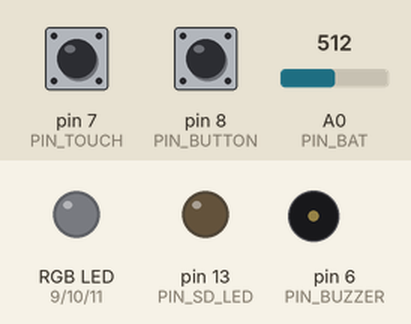
Recording of a sketch running on a simulated Arduino Uno, built with avr-gcc and run on an emulated ATmega328P. Parts: an RGB LED mixed from three pins (HIGH = lit), output pins drawn as LEDs (lit = HIGH), buzzer (waves = sounding). Dashed ring = blinking. Inputs (shaded band) come from the test bench; at power-on: pin 8 (PIN_BUTTON) LOW, pin 7 (PIN_TOUCH) LOW, A0 (PIN_BAT) = 512. What the sketch prints to the serial monitor is not drawn.

Above: at 1.7 s.
1.8 s: pin 8 (PIN_BUTTON) pulled HIGH for 0.15 s
At 2.12 s:
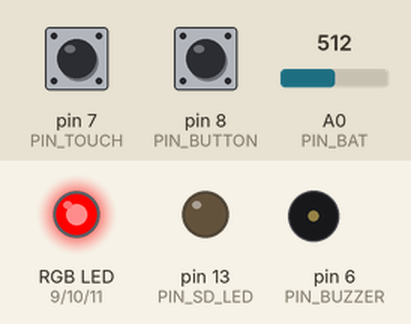
4.8 s: pin 8 (PIN_BUTTON) pulled HIGH for 1 s
At 6.15 s:
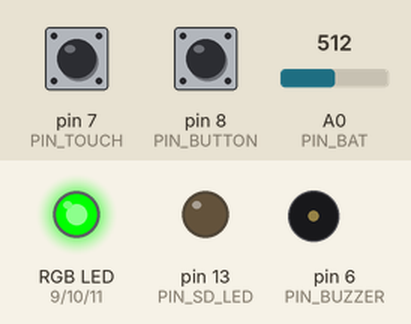
8.8 s: pin 7 (PIN_TOUCH) pulled HIGH for 3.2 s
At 10.9 s:
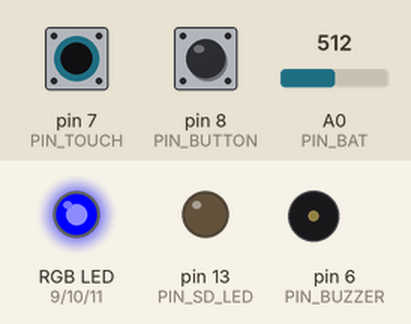
13.5 s: pin 8 (PIN_BUTTON) pulled HIGH for 0.15 s
At 13.87 s:
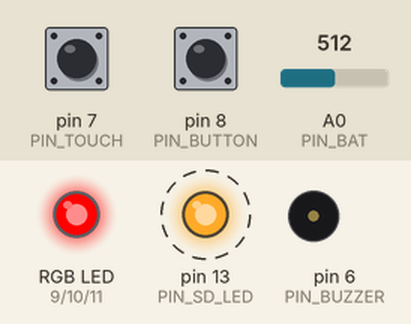
16.5 s: pin 8 (PIN_BUTTON) pulled HIGH for 3.2 s
At 16.6 s:
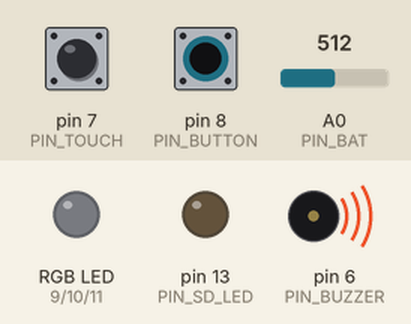
21.2 s: pin 7 (PIN_TOUCH) driven HIGH and pin 8 (PIN_BUTTON) driven HIGH
At 21.31 s:
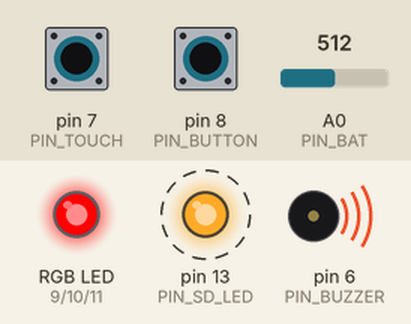
Timing chart, 0 to 25.2 s (numbered marks = the images above; inputs shaded):
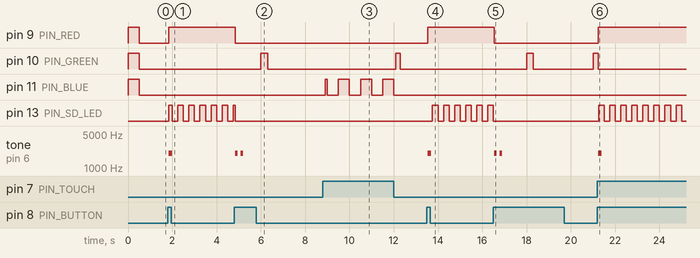

Measured:
- after the input at 1.8 s, pin 9 (PIN_RED): LOW → HIGH at once; pin 10 (PIN_GREEN): stays LOW (without the input it goes to HIGH after 1.2 s); pin 13 (PIN_SD_LED): LOW → HIGH at once, then repeats every 0.50 s: LOW 0.25 s, HIGH 0.25 s; tone on pin 6 (PIN_BUZZER): silent → 2000 Hz at once, → silent 0.15 s later
- after the input at 4.8 s, pin 9 (PIN_RED): HIGH → LOW at once; pin 10 (PIN_GREEN): LOW → HIGH after 1.2 s, → LOW 0.30 s later; tone on pin 6 (PIN_BUZZER): alternates 2000 Hz for 0.12 s and silent for 0.13 s, 4 changes in all, then stays silent, starting at once
- after the input at 8.8 s, pin 11 (PIN_BLUE): LOW → HIGH after 0.10 s, then repeats every 1.0 s: LOW 0.50 s, HIGH 0.50 s
- after the input at 13.5 s, pin 9 (PIN_RED): LOW → HIGH at once; pin 10 (PIN_GREEN): stays LOW (without the input it goes to HIGH after 1.5 s); pin 13 (PIN_SD_LED): alternates HIGH for 0.25 s and LOW for 0.25 s, starting after 0.25 s; tone on pin 6 (PIN_BUZZER): silent → 2000 Hz at once, → silent 0.15 s later
- after the input at 16.5 s, pin 9 (PIN_RED): HIGH → LOW at once; pin 10 (PIN_GREEN): LOW → HIGH after 1.5 s, → LOW 0.30 s later, → HIGH 2.7 s later; pin 13 (PIN_SD_LED): goes on until 16.5 s, then stays LOW; tone on pin 6 (PIN_BUZZER): alternates 2000 Hz for 0.12 s and silent for 0.13 s, 4 changes in all, then stays silent, starting at once
- after the input at 21.2 s, pin 9 (PIN_RED): LOW → HIGH at once; pin 13 (PIN_SD_LED): alternates HIGH for 0.25 s and LOW for 0.25 s, starting after 0.05 s; tone on pin 6 (PIN_BUZZER): silent → 2000 Hz at once, → silent 0.15 s later

The sketch:

mini_bodycam.ino
```cpp
/*
  미니 바디캠 (코딩어레이 키트 연습용)
  실제 바디캠 펌웨어와 같은 구조로 만들었습니다.

  [키트 모듈]           [바디캠에서 맡는 역할]
  버튼 D8              녹화 스위치 (누를 때마다 켜기/끄기)
  RGB LED D9 D10 D11   상태 LED
  부저 D6              진동모터 (짧게 1번 = 시작, 짧게 2번 = 종료)
  슬라이드 A0           배터리 전압 (밀면 배터리 잔량이 바뀜)
  터치 D7              USB 충전 연결 (손을 대고 있으면 충전 중)
  Red LED D13          SD카드 저장 중 표시

  [LED 색]
  초록 천천히 깜빡임 = 평상시 자체녹화
  빨강 켜짐          = 녹화 중
  파랑 깜빡임        = 충전 중
  빨강 빠른 깜빡임    = 배터리 부족
*/

// ---- 핀 번호 ----
const int PIN_BUTTON = 8;
const int PIN_TOUCH  = 7;
const int PIN_BUZZER = 6;
const int PIN_RED    = 9;    // 색이 다르게 나오면 이 세 줄의 숫자만 바꾸세요
const int PIN_GREEN  = 10;
const int PIN_BLUE   = 11;
const int PIN_SD_LED = 13;
const int PIN_BAT    = A0;

const int LOW_BATTERY = 15;  // % 이하이면 배터리 부족

// ---- 상태 ----
bool recording = false;
bool charging = false;
int batteryPct = 100;
unsigned long recStart = 0;

// ---------------------------------------------------------------- LED
void led(bool r, bool g, bool b) {
  digitalWrite(PIN_RED, r);
  digitalWrite(PIN_GREEN, g);
  digitalWrite(PIN_BLUE, b);
}

void updateLed() {
  unsigned long t = millis();
  if (recording) {
    led(1, 0, 0);                                   // 빨강 켜짐
  } else if (charging) {
    led(0, 0, (t / 500) % 2);                       // 파랑 깜빡임
  } else if (batteryPct <= LOW_BATTERY) {
    led((t / 150) % 2, 0, 0);                       // 빨강 빠른 깜빡임
  } else {
    led(0, (t % 3000) < 300, 0);                    // 초록 3초마다 잠깐
  }
  digitalWrite(PIN_SD_LED, recording && (t / 250) % 2);  // 녹화 중 SD 기록 표시
}

// ---------------------------------------------------------------- 부저 (진동모터 대신)
int beepPattern = 0;             // 1 = 짧게 1번, 2 = 짧게 2번
unsigned long beepStart = 0;

void beep(int pattern) { beepPattern = pattern; beepStart = millis(); }

void updateBeep() {
  unsigned long t = millis() - beepStart;
  bool on = false;
  if (beepPattern == 1) on = t < 150;
  if (beepPattern == 2) on = t < 120 || (t > 250 && t < 370);
  if (on) tone(PIN_BUZZER, 2000); else noTone(PIN_BUZZER);
  if (beepPattern && t > 500) beepPattern = 0;
}

// ---------------------------------------------------------------- 버튼
void startRecord() {
  recording = true;
  recStart = millis();
  beep(1);
  Serial.println(">>> 녹화 시작 (10초 전 장면부터 서버로 전송)");
}

void stopRecord() {
  recording = false;
  beep(2);
  Serial.print(">>> 녹화 종료, 녹화 시간 ");
  Serial.print((millis() - recStart) / 1000);
  Serial.println("초");
}

void checkButton() {
  static bool stable = LOW, lastRead = LOW;
  static unsigned long changedAt = 0, lastToggle = 0;
  bool v = digitalRead(PIN_BUTTON);          // 이 키트는 누르면 HIGH
  if (v != lastRead) { lastRead = v; changedAt = millis(); }
  if (millis() - changedAt > 40 && v != stable) {       // 40ms 동안 같으면 진짜 입력 (디바운스)
    stable = v;
    if (stable == HIGH && millis() - lastToggle > 1500) {  // 1.5초 안의 연타는 무시
      lastToggle = millis();
      if (recording) stopRecord(); else startRecord();
    }
  }
}

// ---------------------------------------------------------------- 배터리 / 충전
int voltToPercent(float v) {     // 실제 펌웨어와 같은 LiPo 전압표
  const float tbl[][2] = {{4.20, 100}, {4.10, 90}, {4.00, 80}, {3.90, 65}, {3.80, 50},
                          {3.70, 30}, {3.60, 15}, {3.50, 7}, {3.30, 0}};
  if (v >= tbl[0][0]) return 100;
  for (int i = 1; i < 9; i++)
    if (v >= tbl[i][0])
      return tbl[i][1] + (v - tbl[i][0]) / (tbl[i - 1][0] - tbl[i][0]) * (tbl[i - 1][1] - tbl[i][1]);
  return 0;
}

float batteryV = 0;

void readPower() {
  static unsigned long last = 0;
  if (millis() - last < 200) return;
  last = millis();
  // 슬라이드 0~1023 을 배터리 전압 3.3~4.2V 로 바꿔서 흉내 낸다
  batteryV = 3.3 + analogRead(PIN_BAT) * (4.2 - 3.3) / 1023.0;
  batteryPct = voltToPercent(batteryV);
  charging = digitalRead(PIN_TOUCH) == HIGH;
}

// ---------------------------------------------------------------- 상태 보고 (MQTT 대신 시리얼)
void report() {
  static unsigned long last = 0;
  if (millis() - last < 2000) return;
  last = millis();
  const char* mode = recording ? "recording" : charging ? "charging" : "buffering";
  Serial.print("{\"battery\":"); Serial.print(batteryPct);
  Serial.print(",\"volt\":");     Serial.print(batteryV, 2);
  Serial.print(",\"charging\":"); Serial.print(charging ? "true" : "false");
  Serial.print(",\"mode\":\"");   Serial.print(mode);
  Serial.println("\"}");
}

// ----------------------------------------------------------------
void setup() {
  Serial.begin(9600);
  pinMode(PIN_BUTTON, INPUT);
  pinMode(PIN_TOUCH, INPUT);
  pinMode(PIN_RED, OUTPUT);
  pinMode(PIN_GREEN, OUTPUT);
  pinMode(PIN_BLUE, OUTPUT);
  pinMode(PIN_SD_LED, OUTPUT);
  led(1, 1, 1);                    // 부팅 중: 흰색
  delay(500);
  Serial.println("미니 바디캠 시작");
}

void loop() {
  checkButton();
  readPower();
  updateLed();
  updateBeep();
  report();
}
```
